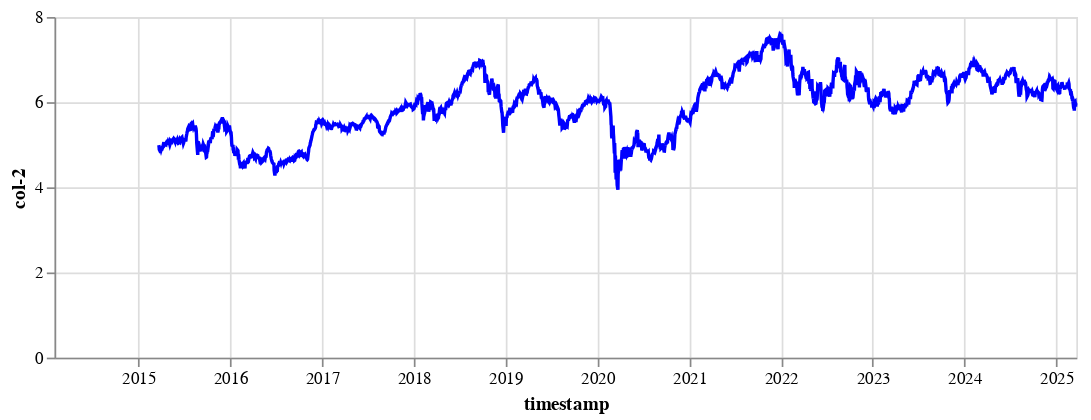

Notebook code for this chart:
### Code cell
#TODO:add to plot
import altair as alt
import pandas as pd

base = alt.Chart(tmp, width=600, height=200).encode(x='timestamp:T')
line1 = base.mark_line(stroke='blue').encode(alt.Y('col-2'))#.transform_filter('isValid(datum.line)')
line1

### Figure 1 — Vega-Lite specification as saved in the notebook (floating-point values rounded to 4 significant figures; data arrays with more than 128 entries replaced by an {"elided": "..."} marker saying what was removed)
{"config": {"view": {"continuousWidth": 300, "continuousHeight": 300}}, "data": {"name": "data-29e8a814150138241a3ae740cbca99ac"}, "mark": {"type": "line", "stroke": "blue"}, "encoding": {"x": {"field": "timestamp", "type": "temporal"}, "y": {"field": "col-2", "type": "quantitative"}}, "height": 200, "width": 600, "$schema": "https://vega.github.io/schema/vega-lite/v5.20.1.json", "datasets": {"data-29e8a814150138241a3ae740cbca99ac": {"elided": "2656 records"}}}
